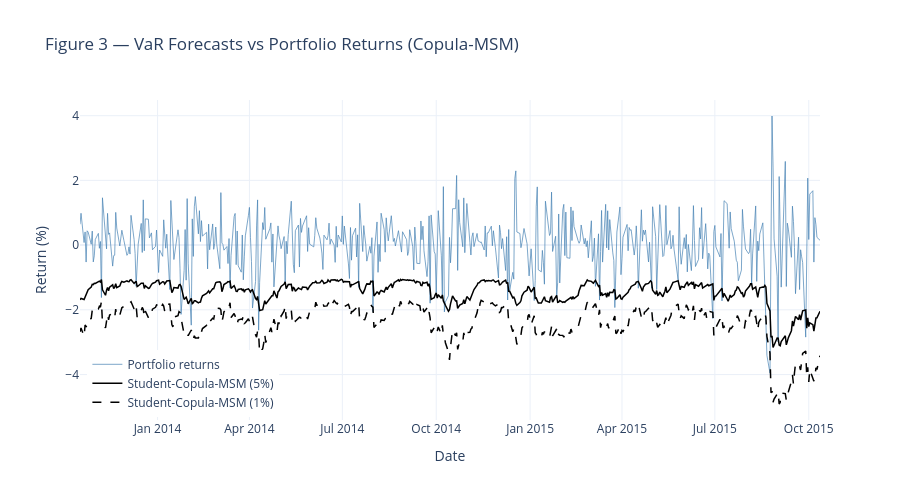

Notebook cell for this chart:
### Markdown cell above
### 7.4 Figures

### Code cell
import plotly.graph_objects as go

portfolio_oos = (
    PI * returns["NASDAQ"].iloc[t_start:]
    + (1 - PI) * returns["S&P 500"].iloc[t_start:]
)

fig3 = go.Figure()

fig3.add_trace(go.Scatter(
    x=oos_index, y=portfolio_oos.values,
    name="Portfolio returns",
    line=dict(color="steelblue", width=1),
    opacity=0.7,
))

fig3.add_trace(go.Scatter(
    x=oos_index, y=var_5pct,
    name="Student-Copula-MSM (5%)",
    line=dict(color="black", width=1.5),
))

fig3.add_trace(go.Scatter(
    x=oos_index, y=var_1pct,
    name="Student-Copula-MSM (1%)",
    line=dict(color="black", width=1.5, dash="dash"),
))

fig3.update_layout(
    title="Figure 3 — VaR Forecasts vs Portfolio Returns (Copula-MSM)",
    xaxis_title="Date",
    yaxis_title="Return (%)",
    legend=dict(x=0.01, y=0.01),
    template="plotly_white",
    height=500,
)

fig3.write_html(REPORTS_DIR / "figures" / "figure_3_var_forecasts.html")
fig3.write_image(REPORTS_DIR / "figures" / "figure_3_var_forecasts.png", scale=2)
fig3.show()

### Figure 1 — Plotly figure (JSON) as saved in the notebook; plotly's stock layout.template omitted (floating-point values rounded to 4 significant figures; data arrays with more than 128 entries replaced by an {"elided": "..."} marker saying what was removed)
{"data": [{"line": {"color": "steelblue", "width": 1}, "name": "Portfolio returns", "opacity": 0.7, "type": "scatter", "x": {"elided": "500 str values"}, "y": {"elided": "500 float values"}}, {"line": {"color": "black", "width": 1.5}, "name": "Student-Copula-MSM (5%)", "type": "scatter", "x": {"elided": "500 str values"}, "y": {"elided": "500 float values"}}, {"line": {"color": "black", "dash": "dash", "width": 1.5}, "name": "Student-Copula-MSM (1%)", "type": "scatter", "x": {"elided": "500 str values"}, "y": {"elided": "500 float values"}}], "layout": {"height": 500, "legend": {"x": 0.01, "y": 0.01}, "title": {"text": "Figure 3 — VaR Forecasts vs Portfolio Returns (Copula-MSM)"}, "xaxis": {"title": {"text": "Date"}}, "yaxis": {"title": {"text": "Return (%)"}}}}
